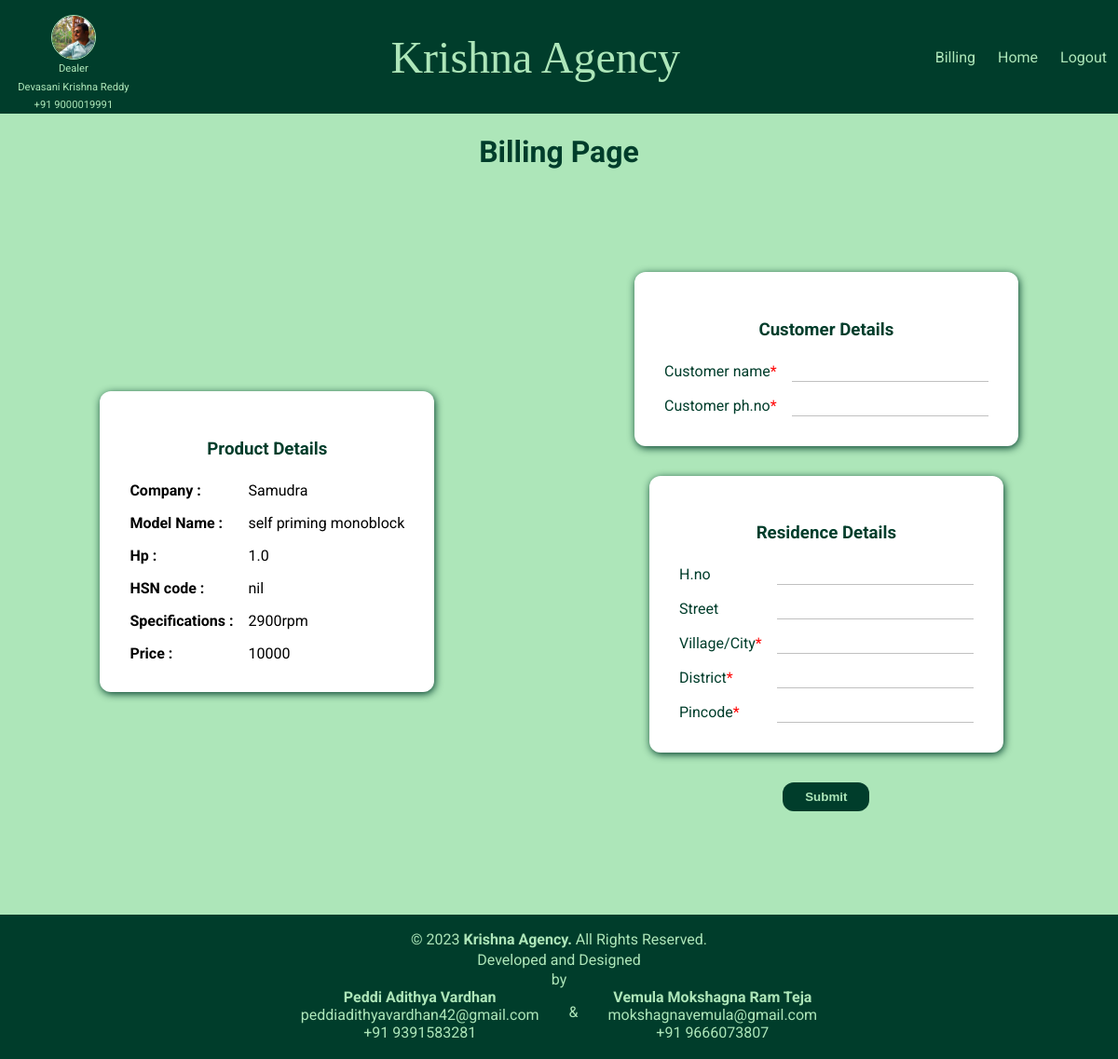
Page /billing-page/22/ (signed in) on the committed database.
### stock/models.py (models this page shows, shortened)
class motor_products(models.Model):
    company=models.CharField(max_length=50)
    model_name=models.CharField(max_length=100)
    hp=models.DecimalField(max_digits=3, decimal_places=1)
    others=models.CharField(max_length=100)
    quantity=models.IntegerField()
    hsncode=models.CharField(max_length=50)
    price=models.IntegerField(null=True)

### customer/views.py (the view, shortened to what this page needs)
# urls.py: path('billing-page/<str:pk>/', views.billing, name='billingpage'),
@login_required(login_url='loginpage')
def billing(request,pk):
    details=motor_products.objects.get(id=pk)
    return render(request, "customer/billing.html",{
        "details":details
    })

### customer/templates/customer/billing.html (shortened to what this page needs)
{% extends 'customer_base.html' %}
{% load static %}
{% load static %}
{% block page_css %}
    <link rel="stylesheet" href="{% static "customer/billing_motor.css" %}">
{% endblock page_css %}
{% block page_body %}
<form method="POST">
    <h1 class="maintitle">Billing Page</h1>
    <main>
        <div class="card" id="pro">
            <h3 class="title">Product Details</h3>
            <div class="formdiv">
                <span class="bold">Company : </span>
                <span>{{details.company}}</span>
                <span class="bold">Model Name : </span>
                <span>{{details.model_name}}</span>
                <span class="bold">Hp : </span>
                <span>{{details.hp}}</span>
                <span class="bold">HSN code : </span>
                <span>{{details.hsncode}}</span>
                <span class="bold">Specifications : </span>
                <span>{{details.others}}</span>
                <span class="bold">Price : </span>
                <span>{{details.price}}</span>
            </div>
        </div>
        <div class="custdetails">
            <div class="card">
                <h3 class="title">Customer Details</h3>
                <div class="formdiv">
                    <label for="Customer_name">Customer name<span class="req">*</span> </label>
                    <input type="text" name="Customer_name" id="Customer_name" required/>
                    <label for="Customer_phno">Customer ph.no<span class="req">*</span> </label>
                    <input type="text" name="Customer_phno" id="Customer_phno" required/>
                </div>
            </div>
            <div class="card">
                <h3 class="title">Residence Details</h3>
                <div class="formdiv">
                    <label for="hno">H.no</label>
                    <input id="hno" type="text" name="H.no" />
                    <label for="street">Street</label>
                    <input type="text" id="street" name="street" />
                    <label for="village">Village/City<span class="req">*</span> </label>
                    <input type="text" id="village" name="village" required/>
                    <label for="dist">District<span class="req">*</span> </label>
                    <input type="text" id="dist" name="District" required/>
                    <label for="pincode">Pincode<span class="req">*</span> </label>
                    <input type="text" id="pincode" name="pincode" required/>
                </div>
            </div>
            <input type="submit" id="yes" class="yes" name="Yes" />
        </div>
    </main>
</form>
{% endblock page_body %}

### static/style.css (style rules this page uses)
* { box-sizing: border-box; }
:root { --dark-color: #003d2b; --light-bg-color: #ade6b9; }
body { margin: auto; background-color: var(--light-bg-color); font-family: 'Roboto', sans-serif; display: flex; flex-direction: column; min-height: 100vh; }
main { flex-grow: 1; }

### stock/static/stock/includes/footer.css (style rules this page uses)
.bold { font-weight: 700; }

### customer/static/customer/billing_motor.css (style rules this page uses)
main { min-height: 100vh; display: grid; grid-template-areas: "pro cust"; }
.maintitle { color: #003d2b; text-align: center; margin-bottom: 0%; }
#pro { grid-area: "pro"; align-self: center; }
.custdetails { display: flex; flex-direction: column; align-self: center; grid-area: "cust"; }
.title { margin-bottom: 1.5rem; color: #003d2b; }
.card { display: flex; flex-direction: column; align-items: center; margin: 1rem auto; padding: 2rem; background-color: #ffffff; border-radius: 12px; box-shadow: 1px 2px 8px #003d2b; max-width: fit-content; }
.formdiv { display: grid; grid-template-columns: auto auto; grid-gap: 1rem 1rem; }
.yes { display: block; grid-column: span 2; margin: 1rem auto; padding: .5rem 1.5rem; background-color: #003d2b; color: #ade6b9; font-weight: bolder; cursor: pointer; border: none; border-radius: 12px; user-select: none; transition: .4s; }
label { color: #003d2b; }
input:not(.yes) { border: none; border-bottom: 1px solid rgb(192, 192, 192); font-size: 1rem; width: 100%; transition: 0.4s; }
.req { color: red; }

### rows in the picture
motor_products: company "Samudra", model_name "self priming monoblock", hp "1.0", hsncode "nil", others "2900rpm", price "10000"
